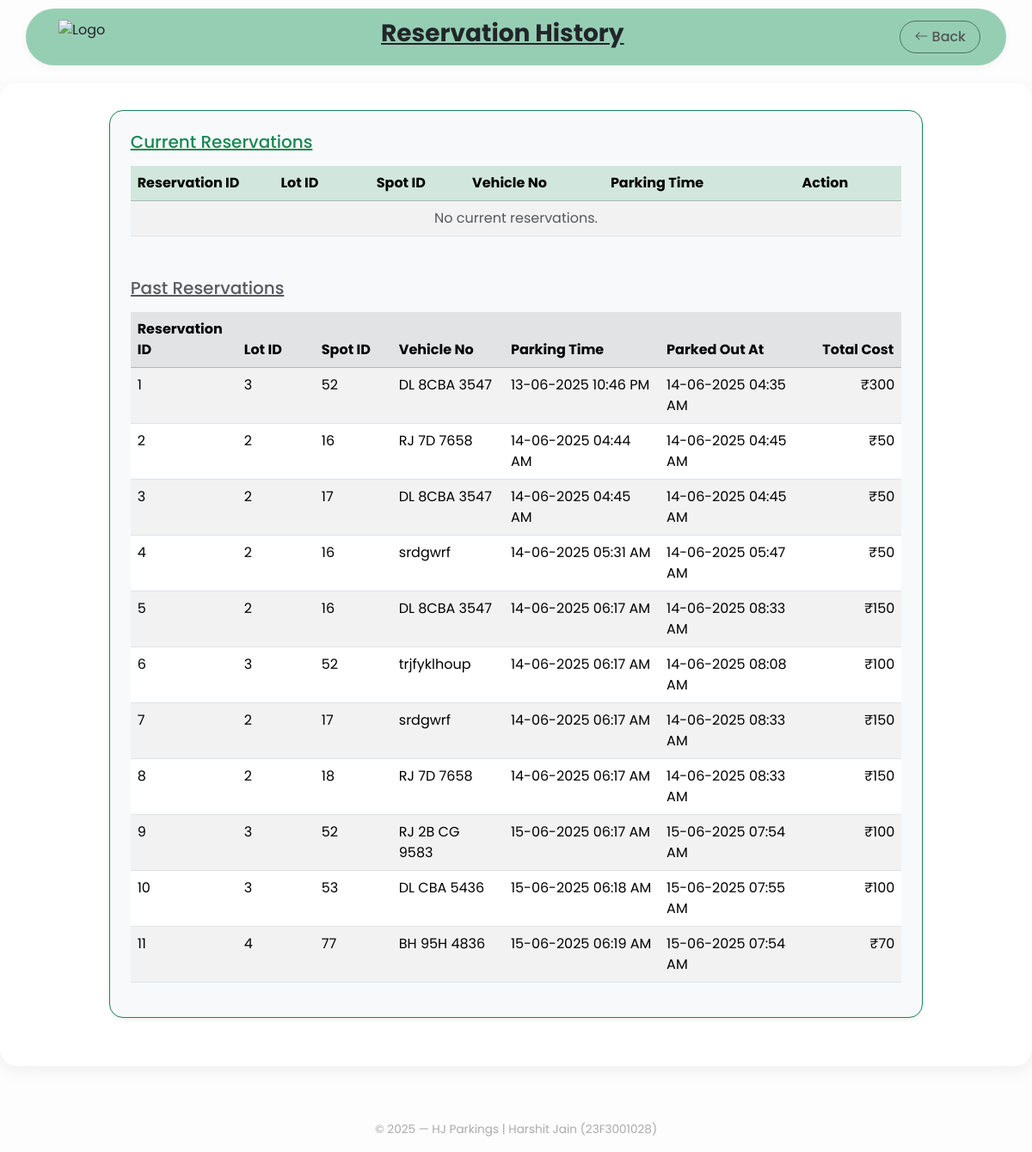
The page /reservation (signed in) on the database as committed earlier.
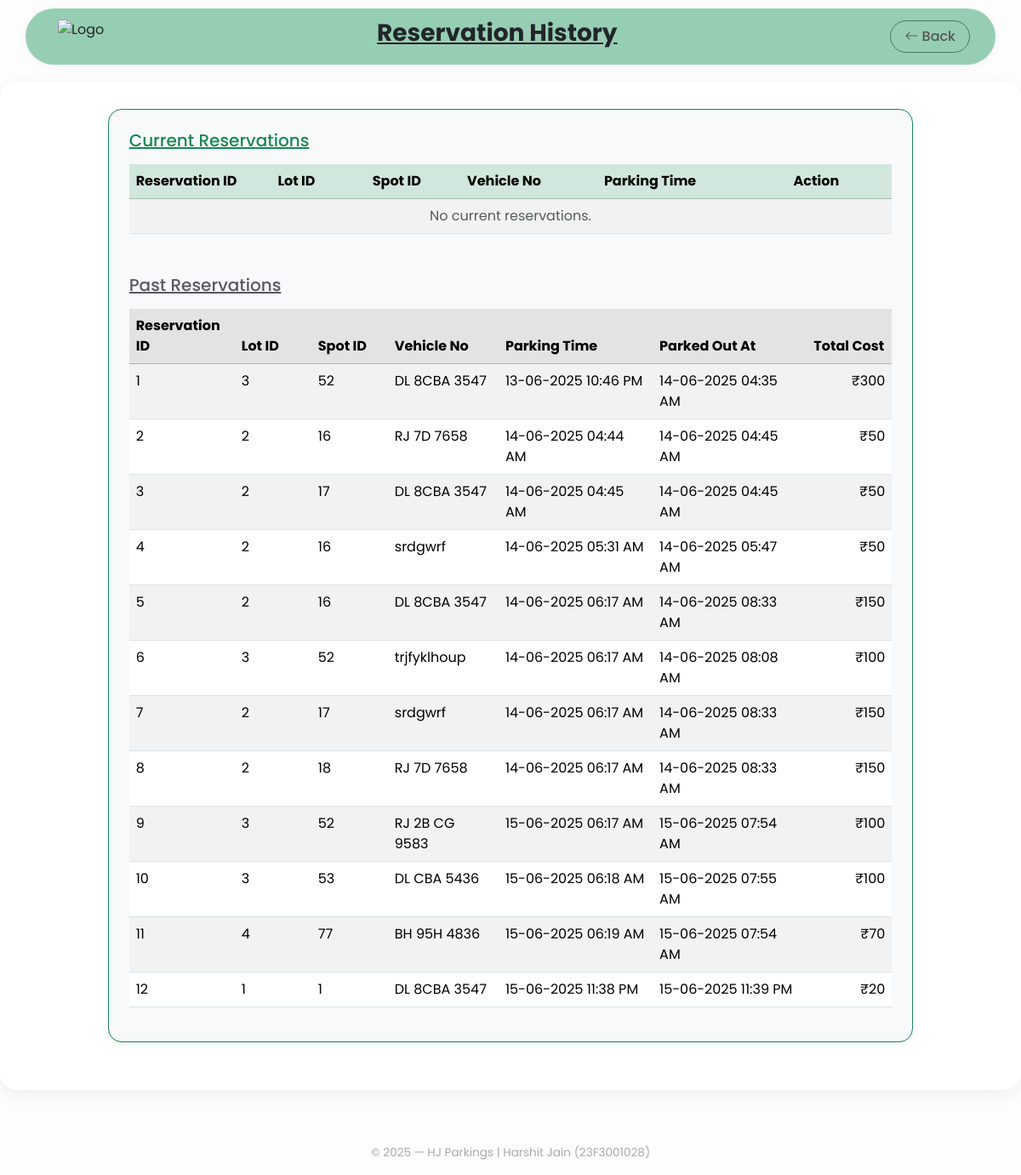
The same page on the database as committed later.
### app/models/reservation.py (models this page shows)
class reservation(db.Model):
    __tablename__ = 'reservation'
    reservation_id = db.Column(db.Integer, primary_key=True, autoincrement=True)
    spot_id = db.Column(db.Integer, db.ForeignKey('parking_spot.spot_id', ondelete='RESTRICT', onupdate='CASCADE'), nullable=False)
    lot_id = db.Column(db.Integer, db.ForeignKey('parking_lot.lot_id', ondelete='RESTRICT', onupdate='CASCADE'), nullable=False)
    user_email = db.Column(db.String(100), db.ForeignKey('client.email', ondelete='RESTRICT', onupdate='CASCADE'), nullable=False)
    parking_time = db.Column(db.DateTime, nullable=False)
    leaving_time = db.Column(db.DateTime)
    vehicle_no = db.Column(db.String(20), nullable=False)
    total_cost = db.Column(db.Integer)
    status = db.Column(db.String(20), default='active')  # values: 'active', 'deleted'
    lot = db.relationship('parking_lot', backref='reservations')
    spot = db.relationship('parking_spot', backref='reservations')
    client = db.relationship('client', backref='reservations')

### app/routes/client.py (the view)
@client_bp.route('/reservation')
@user_authentication
def reservations():
    user_email = session.get('user')
    new_reservations = reservation.query.filter_by(status='active', user_email=user_email).all()
    old_reservations = reservation.query.filter_by(status='deleted', user_email=user_email).all()
    return render_template('client/reservations.html', new=new_reservations, old=old_reservations)

### app/routes/client.py (called while the page is built)
def user_authentication(f):
    @wraps(f)
    def decorated_function(*args, **kwargs):
        if 'user' not in session:
            return redirect(url_for('auth.login'))
        return f(*args, **kwargs)
    return decorated_function

### app/templates/client/reservations.html (shortened to what this page needs)
{% extends "client/base.html" %}
{% block back %} {{ url_for('client.dashboard') }}{%endblock%}
{% block heading %} Reservation History {% endblock %}
{% block content %}
<div class="container col-lg-10 mb-4 border border-success rounded-4 shadow-sm p-4 bg-light">
    <h5 class="mb-3 text-success"><u>Current Reservations</u></h5>
    <div class="table-responsive">
    <table class="table table-striped table-hover w-100">
        <thead class="table-success">
            <tr>
            <th style="min-width: 120px;">Reservation ID</th>
            <th style="min-width: 90px;">Lot ID</th>
            <th style="min-width: 90px;">Spot ID</th>
            <th style="min-width: 130px;">Vehicle No</th>
            <th style="min-width: 180px;">Parking Time</th>
            <th style="min-width: 100px;">Action</th>
            </tr>
        </thead>
        <tbody>
            {% for res in new %}
            <tr>
                <td>{{ res.reservation_id }}</td>
                <td>{{ res.lot_id }}</td>
                <td>{{ res.spot_id }}</td>
                <td>{{ res.vehicle_no }}</td>
                <td>{{ res.parking_time.strftime('%d-%m-%Y %I:%M %p') }}</td>
                <td>
                    <a href="{{ url_for('client.release', reservation_id=res.reservation_id) }}" class="btn btn-outline-danger btn-sm">Release</a>
                </td>
            </tr>
            {% else %}
            <tr>
                <td colspan="6" class="text-center text-muted">No current reservations.</td>
            </tr>
            {% endfor %}
        </tbody>
    </table>
    <h5 class="mt-5 mb-3 text-muted"><u>Past Reservations</u></h5>
    <table class="table table-striped table-hover">
        <thead class="table-secondary">
            <tr>
            <th style="min-width: 120px;">Reservation ID</th>
            <th style="min-width: 90px;">Lot ID</th>
            <th style="min-width: 90px;">Spot ID</th>
            <th style="min-width: 130px;">Vehicle No</th>
            <th style="min-width: 180px;">Parking Time</th>
            <th style="min-width: 180px;">Parked Out At</th>
            <th style="min-width: 100px;">Total Cost</th>
            </tr>
        </thead>
        <tbody>
            {% for res in old %}
            <tr>
                <td>{{ res.reservation_id }}</td>
                <td>{{ res.lot_id }}</td>
                <td>{{ res.spot_id }}</td>
                <td>{{ res.vehicle_no }}</td>
                <td>{{ res.parking_time.strftime('%d-%m-%Y %I:%M %p') }}</td>
                <td>{{ res.leaving_time.strftime('%d-%m-%Y %I:%M %p') }}</td>
                <td class="text-end">&#8377;{{ res.total_cost }}</td>
            </tr>
            {% else %}
            <tr>
                <td colspan="7" class="text-center text-muted">No past reservations found.</td>
            </tr>
            {% endfor %}
        </tbody>
    </table>
    </div>
</div>
{% endblock %}

### app/templates/client/base.html (shortened to what this page needs)
<!DOCTYPE html>
<html lang="en">
<head>
    <link href="https://cdn.jsdelivr.net/npm/bootstrap@5.3.6/dist/css/bootstrap.min.css" rel="stylesheet">
    <link href="https://cdn.jsdelivr.net/npm/bootstrap-icons@1.10.5/font/bootstrap-icons.css" rel="stylesheet">
</head>
<body>
    <div class="client-nav">
        <img src="{{ url_for('static', filename='images/logo.png') }}" alt="Logo" class="client-logo ms-2">
        <h3><b><u>{% block heading %}Page Title{% endblock %}</u></b></h3>
        <a href="{% block back %} url_for('client.dashboard') {%endblock%}" class="back-button">
            <i class="bi bi-arrow-left"></i> Back
        </a>
    </div>
    <div class="section-box">
{% block content %}{% endblock %}
    </div>
    <footer>
        &copy; 2025 — HJ Parkings | Harshit Jain (23F3001028)
    </footer>
</body>
</html>

### app/templates/client/base.html (style rules this page uses)
body { font-family: 'Poppins', sans-serif; background-color: #fdfdfd; }
.client-nav { background-color: #96ceb4; border-radius: 50px; padding: 12px 30px; margin: 10px auto 20px auto; width: 95%; box-shadow: 0 2px 8px rgba(0,0,0,0.05); display: flex; justify-content: space-between; align-items: center; }
.client-logo { height: 40px; }
.back-button { color: #555; font-weight: 500; text-decoration: none; padding: 6px 16px; border: 1px solid #4d7563; border-radius: 30px; transition: 0.2s ease-in-out; }
.section-box { background-color: #ffffff; border-radius: 20px; padding: 2rem; max-width: 1200px; margin: 0 auto; box-shadow: 0 6px 20px rgba(0, 0, 0, 0.06); }
footer { text-align: center; font-size: 0.85rem; color: #aaa; padding: 1rem; margin-top: 3rem; }

Rows that differ between the two databases and show on the page:
added reservation: reservation_id "12", lot_id "1", spot_id "1", vehicle_no "DL 8CBA 3547", parking_time "15-06-2025 11:38 PM", leaving_time "15-06-2025 11:39 PM", total_cost "20"
